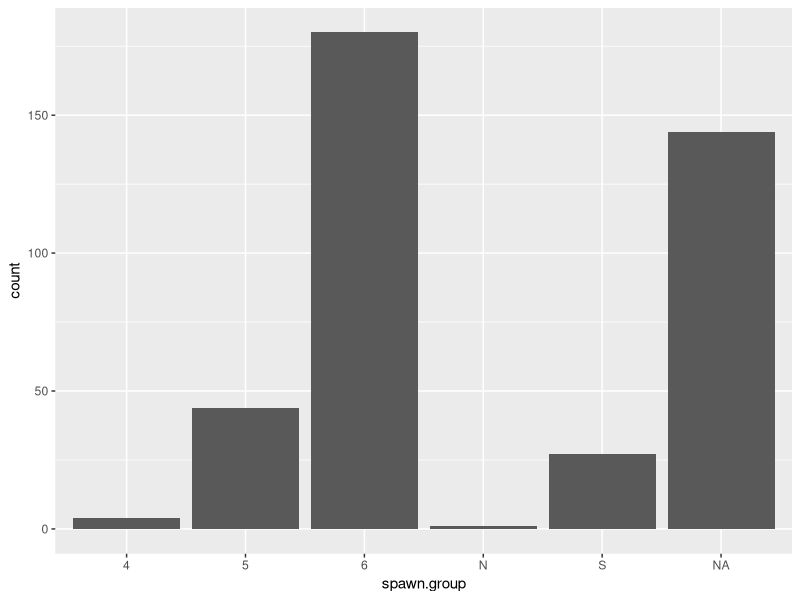
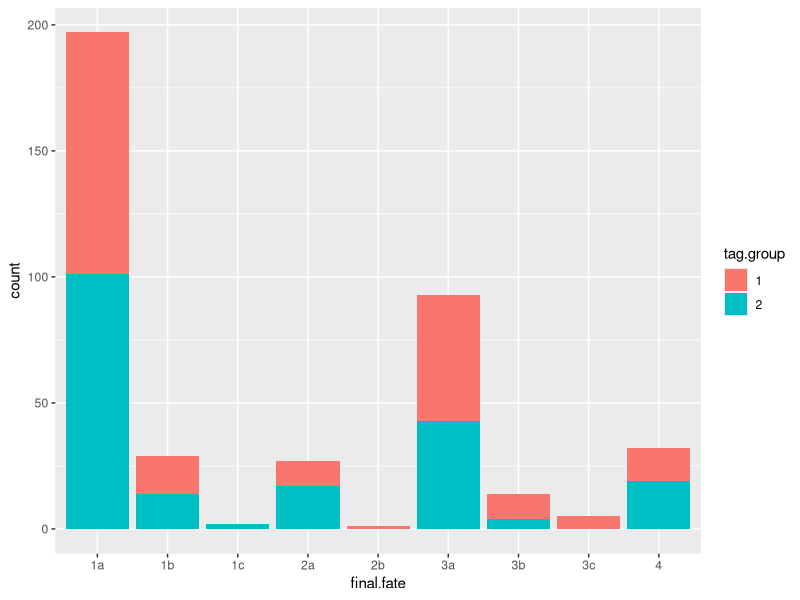
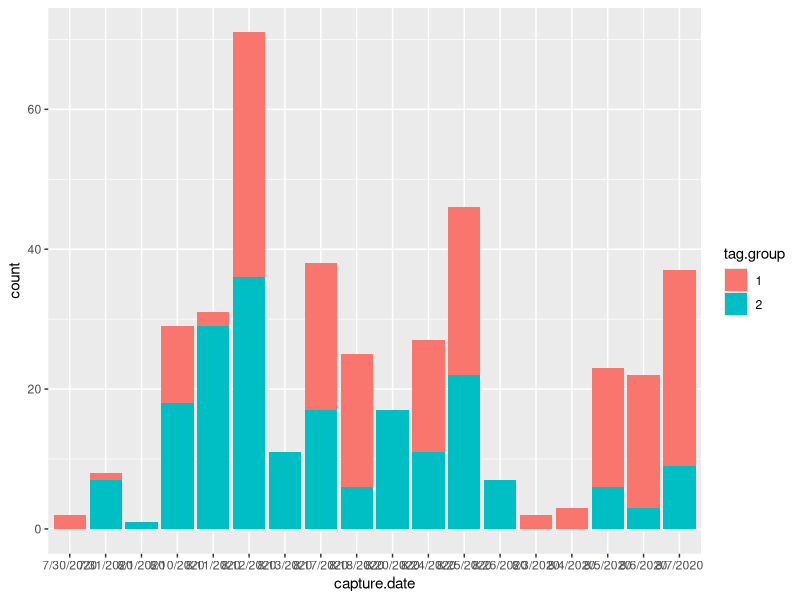

Recreate these plots in R, in order. (Note: this script raises an error after producing the figures.)
## ---- chunk 1

library(tidyverse)

setwd("C:/Users/lhhenslee/Desktop/Luke/School/Coursework/604/data")

# Import mcode list

  # The mcode list contains capture data (including environmental observations), recapture information, acoustic detection history, and final fates for each tagged salmon

    # 'colClasses.csv' is just a list for 'colClasses' argument of read.csv() 
colClasses <- read.csv("colClasses.csv", header = T)

    # Import data
mcode <- read.csv("mcode.csv", colClasses = paste(colClasses[1, ])) 


# Import cpue dataset

  # This dataset contains location, environmental observations, and CPUE for each sample attempt
cpue <- read.csv("cpue.csv")

## ---- chunk 2
# Let's look at the mcode data

str(mcode)
head(mcode)

## ---- chunk 3
# Data visualization

ggplot(data = mcode, aes(x = spawn.group)) +
  geom_bar()

ggplot(data = mcode, aes(x = final.fate)) +
  geom_bar(aes(fill = tag.group))

ggplot(data = mcode, aes(x = capture.date)) +
  geom_bar(aes(fill = tag.group))

## ---- chunk 4
# Let's look at the cpue data

str(cpue)
head(cpue)

## ---- chunk 5
# Data visualization

plot(cpue$julian.date, cpue$CPUE)

ggplot(data = cpue, aes(julian.date, CPUE)) +
  geom_point() +
  geom_smooth()

ggplot(data = cpue, aes(julian.date, CPUE)) +
  geom_point(aes(color = site)) +
  geom_smooth(aes(color = site), method = "loess")


## ---- chunk 6

ggplot(data = cpue, aes(x = lat, y = fish)) +
  geom_point() +
  stat_smooth(method = 'glm',  method.args = list(family = "poisson"),
              formula = y ~ x + I(x^2))

# Minus the outlier
outlier <- cpue %>% 
  filter(lat < 65.5)

ggplot(data = outlier, aes(x = lat, y = fish)) +
  geom_point() +
  stat_smooth(method = 'glm',  method.args = list(family = "poisson"),
              formula = y ~ x + I(x^2))

